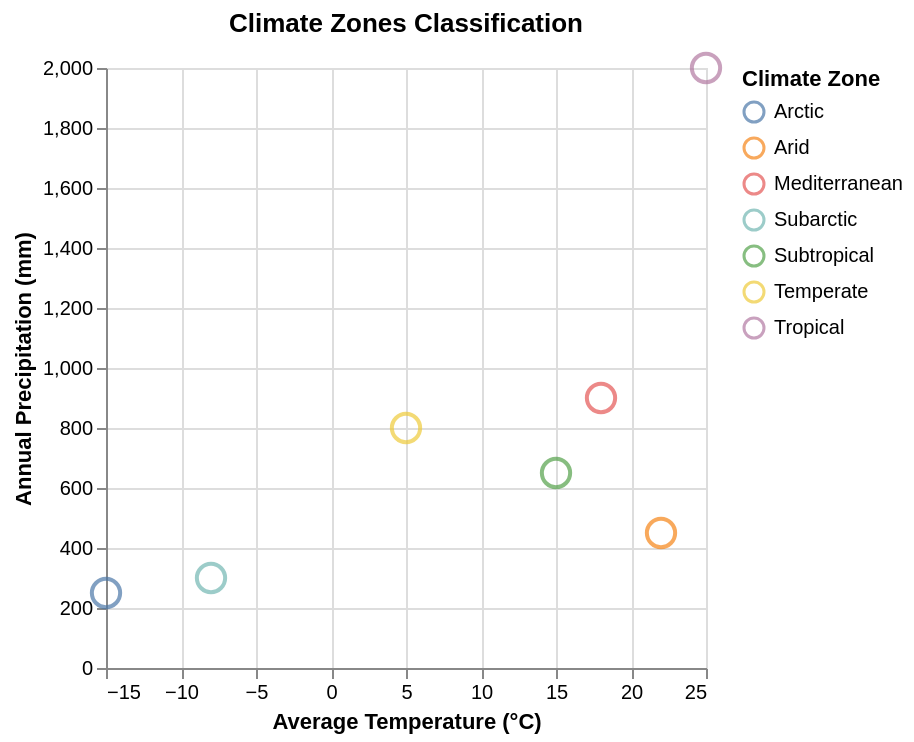

Describe this chart as a Vega-Lite specification.
### Vega-Lite specification from a JSON file in a GitHub repository (floating-point values rounded to 4 significant figures)
{"$schema": "https://vega.github.io/schema/vega-lite/v5.json", "description": "Climate zone temperature distribution", "data": {"values": [{"avgTemp": -15, "precipitation": 250, "zone": "Arctic"}, {"avgTemp": 5, "precipitation": 800, "zone": "Temperate"}, {"avgTemp": 15, "precipitation": 650, "zone": "Subtropical"}, {"avgTemp": 25, "precipitation": 2000, "zone": "Tropical"}, {"avgTemp": -8, "precipitation": 300, "zone": "Subarctic"}, {"avgTemp": 22, "precipitation": 450, "zone": "Arid"}, {"avgTemp": 18, "precipitation": 900, "zone": "Mediterranean"}]}, "mark": {"type": "point", "size": 200}, "encoding": {"x": {"field": "avgTemp", "type": "quantitative", "axis": {"title": "Average Temperature (°C)"}}, "y": {"field": "precipitation", "type": "quantitative", "axis": {"title": "Annual Precipitation (mm)"}}, "color": {"field": "zone", "type": "nominal", "legend": {"title": "Climate Zone"}}, "tooltip": [{"field": "zone", "type": "nominal", "title": "Zone"}, {"field": "avgTemp", "type": "quantitative", "title": "Avg Temp (°C)"}, {"field": "precipitation", "type": "quantitative", "title": "Precipitation (mm)"}]}, "title": "Climate Zones Classification"}
